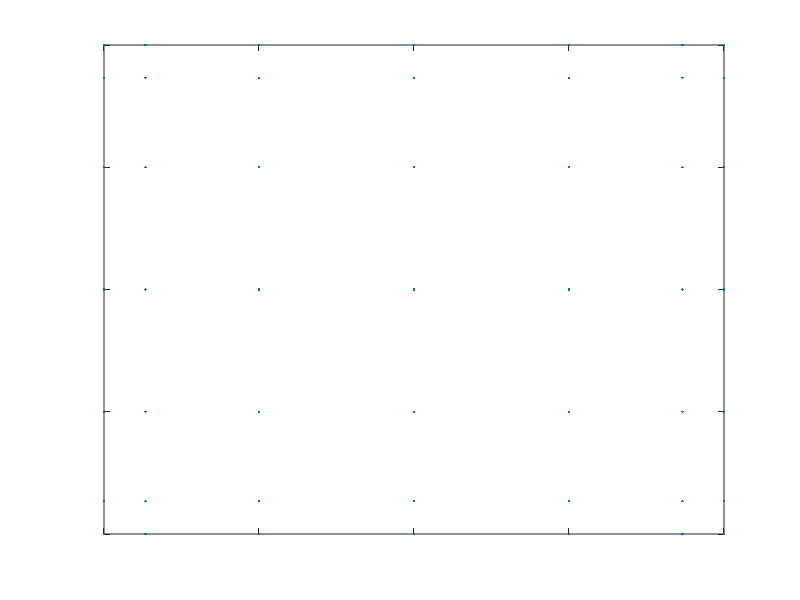

Write the MATLAB code that produced this figure.
% function C = Tensor_Pts(N, k)
clear all; close all; clc;
N = 2; k = 5;
% Collocation method: 1-Smolyak (not working), 2-Stroud-3
coll_method = 1; 

% Particle Mach Number input
ma_n   = N+k;
ma = zeros(ma_n,1);

% Particle Reynolds number input
re_n   = N+k;
re = zeros(re_n,1);

for j = 1:ma_n;
    if coll_method == 1
        if ma_n == 1
            ma(j) = 1;
        else
            ma(j) = -cos(pi*(j-1)/(ma_n-1));
%             ma(j) = (j-1)/(ma_n-1);
        end
    elseif coll_method == 2
        
    end
end
for j = 1:re_n;
    if coll_method == 1
        if re_n == 1
            re(j) = 1;
        else
            re(j) = -cos(pi*(j-1)/(re_n-1));
%             re(j) = (j-1)/(re_n-1);
        end
    end
end

n=1;
for j = 1:length(ma)
    for p = 1:length(re)
        pts(n,1) = ma(j);
        pts(n,2) = re(p);
        n = n+1;
    end
end

C = pts;
plot(C(:,1),C(:,2),'.'), set(gca, 'XTickLabelMode', 'manual', 'XTickLabel', []);
set(gca, 'YTickLabelMode', 'manual', 'YTickLabel', []);